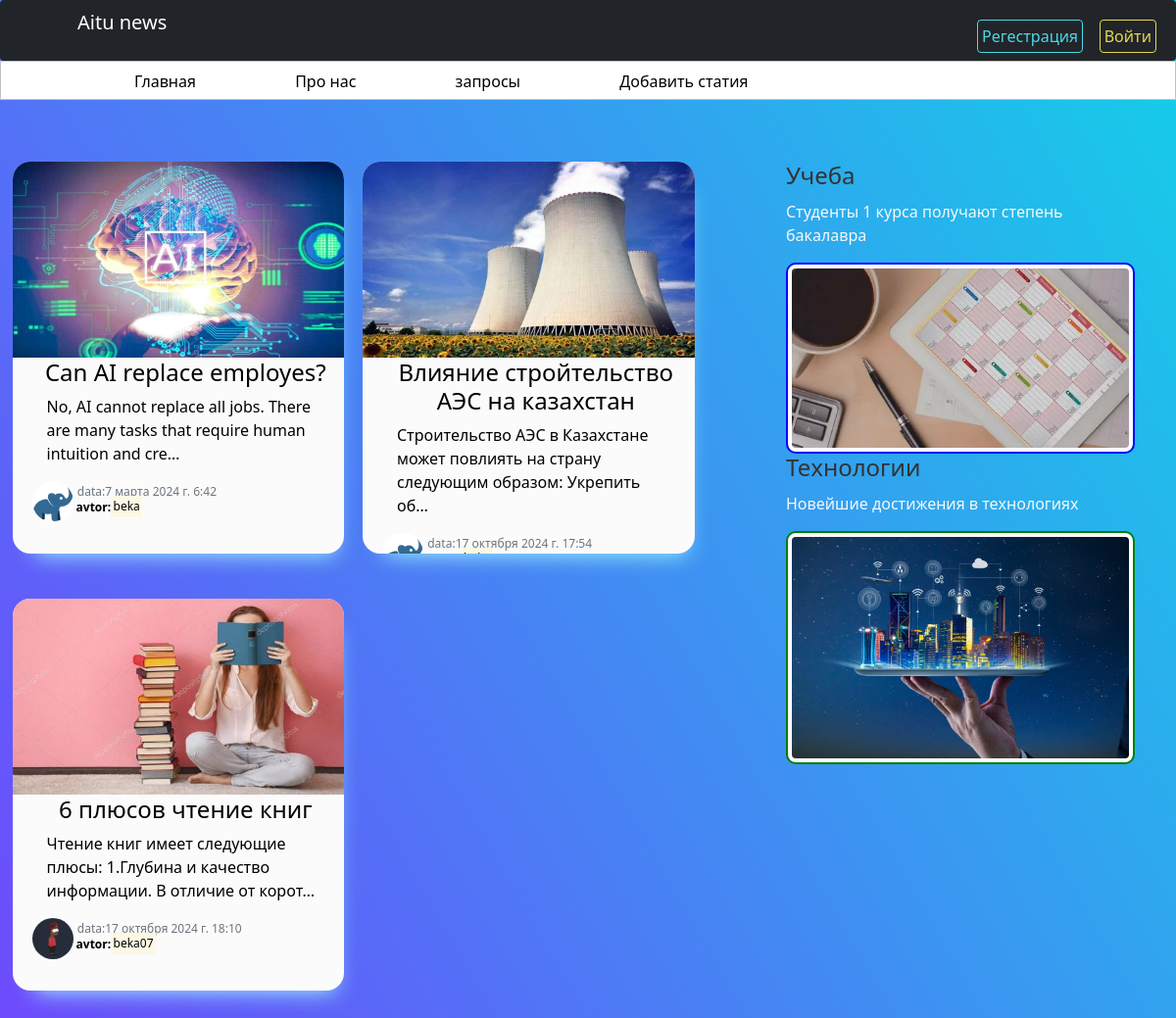
Before: / with the older database file.
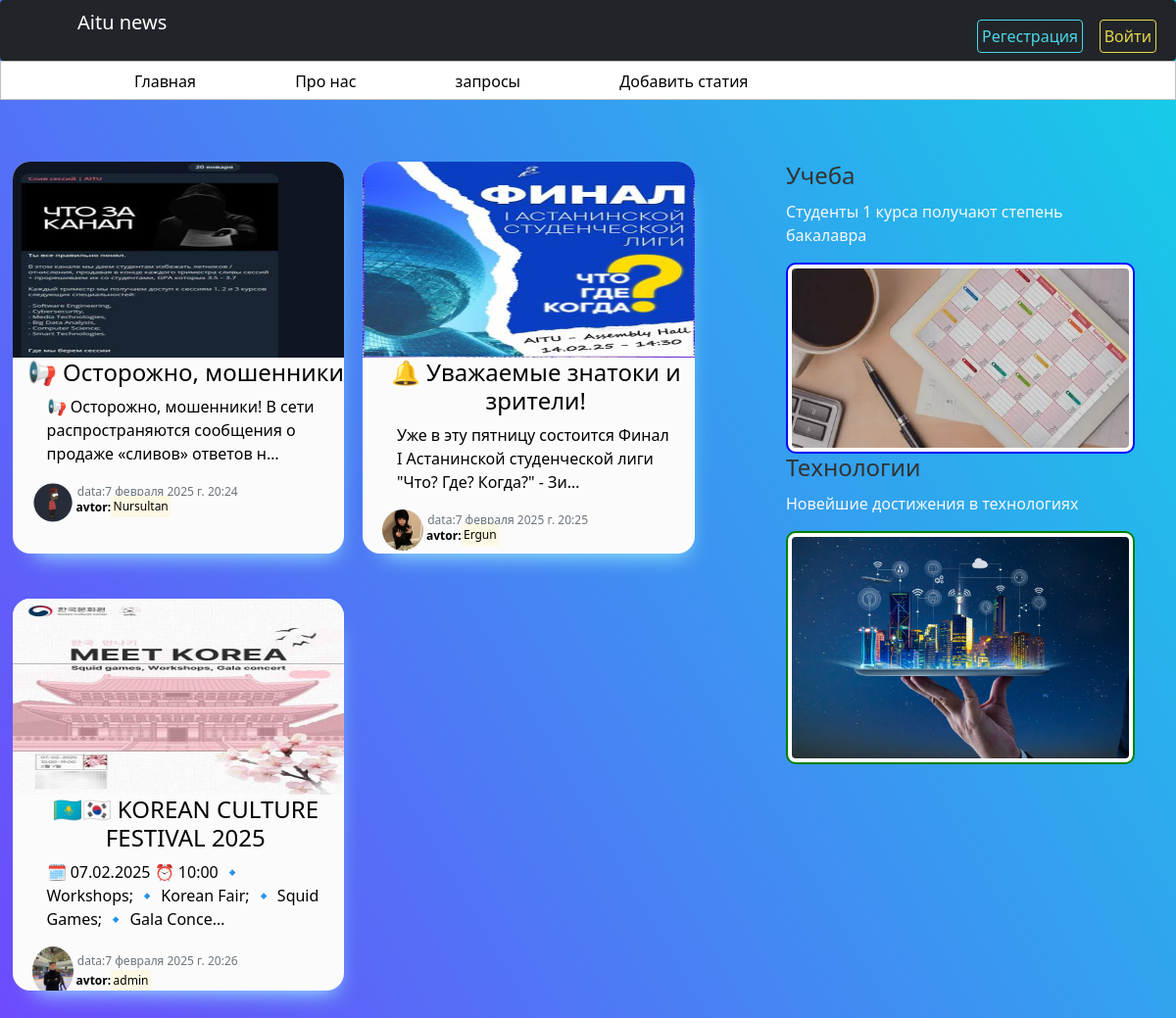
After: the same page with the newer database file.
### blog/models.py (models this page shows, shortened)
class statia(models.Model):
    title = models.CharField('aty',max_length=64, blank=True, null=True,unique=True)
    text = models.TextField('angime',blank=True, null=True)
    time=models.DateTimeField(default=timezone.now)
    adam = models.ForeignKey(User, verbose_name='Автор', on_delete=models.CASCADE)
    poto=models.ImageField('фото',default='default.png',upload_to='news_images')
    views=models.IntegerField('prosmotr',default=1)
    class Meta:
        verbose_name='новость'
        verbose_name_plural='новость'

### users/models.py (models this page shows, shortened)
class Profil(models.Model):
    user=models.OneToOneField(User,on_delete=models.CASCADE)
    img=models.ImageField('фото',default='default.png' ,upload_to='user_images')
    class Meta:
        verbose_name='Профиль'
        verbose_name_plural='Профиль'

### blog/views.py (the view)
# urls.py: path('', views.shownews.as_view() ,name='home'),
class shownews(ListView):
    model=statia
    template_name='blog/home.html'
    context_object_name='news'
    ordering=['time']
    def get_context_data(self,**kwargs):
        ctx=super(shownews,self).get_context_data(**kwargs)
        ctx['title']='Басты бет'
        return ctx

### blog/templates/blog/home.html (shortened to what this page needs)
{% extends 'blog/base.html' %}
{% load static %}
    {% block coontent %}
    {% for post in news %}
    <li class='alert-light'>
        <a href="{% url 'news-detail' post.id %}" >
        <div class='boxer'>
               <img src="{{post.poto.url}}"  alt="{{post.avtor}}" class='t_img' >
            <div class='titx' >
                <h4 align='center'>{{post.title}}</h3>
                 <p class="text_h" >{{post.text|striptags|truncatechars:90}}</p>
                <div class='row'>
                    <div class='rov'>
                        <div class='il'>
                            <img src="{{post.adam.profil.img.url}}" alt="{{post.avtor}}" class='us_img'>
                           <span class='text-muted'>data:</b>{{post.time}}</span>
                             {%if post.adam%}
                             <p><b>avtor:</b><mark>{{post.adam}}</mark></p>
                              {%else%}
                              <p><b>avtor:</b><mark>admin</mark></p>
                                    {%endif%}
                        </div>
                </div>
            </div>
        </div>
</a>
    </li>
    {%endfor%}
{%endblock%}
{% block aside_block %}
<aside class="col-md-4">
    <div class="aside-item">
        <h3>Учеба</h3>
        <p>
            <a href="https://moodle.astanait.edu.kz/pluginfile.php/24480/block_html/content/Bachelor%201st%20year.pdf" backgroun-color=white target="_blank">
                Студенты 1 курса получают степень бакалавра
        </p>
        <img src="{% static 'images/schedule.webp' %}" class="img-thumbnail" alt="Демократия мира" style="border: 2px solid blue;">
    </div></a>
    <div class="aside-item">
        <h3>Технологии</h3>
        <p>
            <a href="https://example.com/technology" target="_blank">
                Новейшие достижения в технологиях
        </p>
        <img src="{% static 'images/teckh.jpeg' %}" class="img-thumbnail" alt="Технологии" style="border: 2px solid green;">
    </div> </a>
</aside>
{% endblock %}

### blog/templates/blog/base.html (shortened to what this page needs)
{%load static%}
<!DOCTYPE html>
<html lang="en">
<head>
    <link rel="stylesheet" href="https://cdnjs.cloudflare.com/ajax/libs/font-awesome/4.7.0/css/font-awesome.min.css">
    <link rel="stylesheet" href="https://cdn.jsdelivr.net/npm/bootstrap@5.1.3/dist/css/bootstrap.min.css">
    <link rel="stylesheet" href="{% static 'blog\rr.css'%}">
</head>
<body>
<header class='niz'>
    <nav class="navbar navbar-expand-lg navbar-dark  bg-dark rounded" aria-label="Одиннадцатый пример панели навигации">
        <div class="container-fluid">
          <ul class="">
             <li class="nav-item">
              <a class="navbar-brand" href="#">Aitu news</a>
            </li>
            {% if not user.is_authenticated%}
            <li class="nav-item">
              <a class="nav-rege"  href="{% url 'reg'%}">
                <button class='butn-reg' type='submit'>Регестрация</button></a>
            </li>
            <li class="nav-item">
              <a class="nav-reg"  href="{% url 'user'%}">
                <button class='butn-rege' type='submit'>Войти</button></a>
            </li>
            {%else%}
          </ul>
              {%endif%}
          </div>
</header>
    <div class='iz'>
      <nav class="container d-flex flex-column flex-md-row justify-content-between">
        <div class="container-fluid">
      <ul class="">
        <li class="nav-item">
          <a class="nav-link" aria-current="page" href="{% url 'home'%}">Главная</a>
        </li>
        <li class="nav-item">
          <a class="nav-link"  href="{% url 'pronas'%}">Про нас</a>
        </li>
        <li class="nav-item">
          <a class="nav-link"  href="{% url 'documents'%}">запросы</a>
        </li>
        <li class="nav-item">
          <a class="nav-link" aria-current="page" href="{% url 'news-add'%}">Добавить статия</a>
        </li>
      </ul>
    </div>
      </nav>
    </div>
<div class='container mt-5'>
    <div class='row'>
        <div class='col-md-8'>
            {% block coontent %}
            {%endblock%}
        </div>
        {% block aside_block %}
        {% endblock %}
    </div>
</div>
</body>

### blog/static/blog/rr.css (style rules this page uses)
body { background: linear-gradient(60deg, rgb(110, 74, 253) 0%, rgb(20, 207, 232) 100%); }
ul { list-style: none; }
.alert-light { width: 90%; height: 400px; display:inline-block; max-width: 396px; overflow: hidden; margin-left: 5%; background: #fbfbfb; padding-left: -3%; border-radius:18px ; margin-bottom: 40px; -webkit-box-shadow: 1px 17px 22px -16px rgba(163, 247, 255, 1); -moz-box-shadow: 1px 17px 22px -16px rgba(163, 247, 255, 1); box-shadow: 7px 17px 22px -16px rgba(163, 247, 255, 1); }
.alert-light h4 { font-weight: 400; margin-top: -49px; }
@media (min-width: 500px) { .alert-light { width: 46%; display:inline-block; margin-left: -4%; margin-right: 6%; } }
.alert-light a { color: black; }
p { font-weight: 400; }
a { text-decoration: none; }
li { margin-left:35px; }
.nav-link { color: rgb(0, 0, 0); }
.nav-rege { position:absolute; right: 95px; top: 12px; }
.nav-reg { position:absolute; right: 20px; top: 12px; }
.butn-reg { padding:4px; border: 1px solid rgb(76, 215, 231) ; border-radius: 4px; color: rgb(76, 215, 231) ; background: none; position:sticky }
.butn-rege { padding:4px; border: 1px solid rgb(231, 216, 76) ; border-radius: 4px; color: rgb(231, 216, 76) ; background: none; }
.nav-item { margin-right: 6%; margin-right: 30px; text-decoration: none; display: inline-block; }
.us_img { width: 13%; height:100%; border-radius: 50%; margin-top: 20px; margin-left: 5px; resize:vertical 70px; }
.boxer { margin-bottom: -35%; width: 100%; height: 100%; }
.col-md-4 { margin-left: 0px; }
.titx { margin-left: 15px; }
.titx p { margin-bottom: 6px; }
.il { margin-top: -10px; }
.il span { font-size: 12px; margin-top: -35px; }
.il p { margin-top: -24px; margin-left: 50px; font-size: 12px; }
.t_img { height: 50%; width: 100%; margin-bottom: 50px; }
.iz { width: 100%; height: 40px; position:sticky; top: 0px; opacity: 1; background: #fff; border: solid 1px silver; display:inline-block; margin-bottom: 15px; justify-content: space-between; align-items: center; }
.container-fluid { position: relative; }
.text_h { color: #000; margin: 0 20px 0 20px; }
.aside-item img { border-radius: 10px; transition: transform 0.3s, box-shadow 0.3s; }
.aside-item h3 { color: #333; font-size: 1.5em; margin-bottom: 10px; }
.aside-item p a { color: #f7f7f7; text-decoration: none; }
.aside-item:nth-child(1) img { border: 2px solid blue; }
.aside-item:nth-child(2) img { border: 2px solid green; }

Changed rows visible on the page:
removed statia: poto (picture), title "Can AI replace employes?", text "No, AI cannot replace all jobs. There are many tasks that require human intuition and cre…", adam.profil.img (picture), time "7 марта 2024 г. 6:42", adam "beka"
removed statia: poto (picture), title "Влияние стройтельство АЭС на казахстан", text "Строительство АЭС в Казахстане может повлиять на страну следующим образом: Укрепить об…", adam.profil.img (picture), time "17 октября 2024 г. 17:54"
removed statia: poto (picture), title "6 плюсов чтение книг", text "Чтение книг имеет следующие плюсы: 1.Глубина и качество информации. В отличие от корот…", adam.profil.img (picture), time "17 октября 2024 г. 18:10", adam "beka07"
added statia: poto (picture), title "📢 Осторожно, мошенники", text "📢 Осторожно, мошенники! В сети распространяются сообщения о продаже «сливов» ответов н…", adam.profil.img (picture), time "7 февраля 2025 г. 20:24", adam "Nursultan"
added statia: poto (picture), title "🔔 Уважаемые знатоки и зрители!", text "Уже в эту пятницу состоится Финал I Астанинской студенческой лиги \"Что? Где? Когда?\" - Зи…", adam.profil.img (picture), time "7 февраля 2025 г. 20:25", adam "Ergun"
added statia: poto (picture), title "🇰🇿🇰🇷 KOREAN CULTURE FESTIVAL 2025", text "🗓 07.02.2025 ⏰ 10:00 🔹 Workshops; 🔹 Korean Fair; 🔹 Squid Games; 🔹 Gala Conce…", adam.profil.img (picture), time "7 февраля 2025 г. 20:26", adam "admin"
